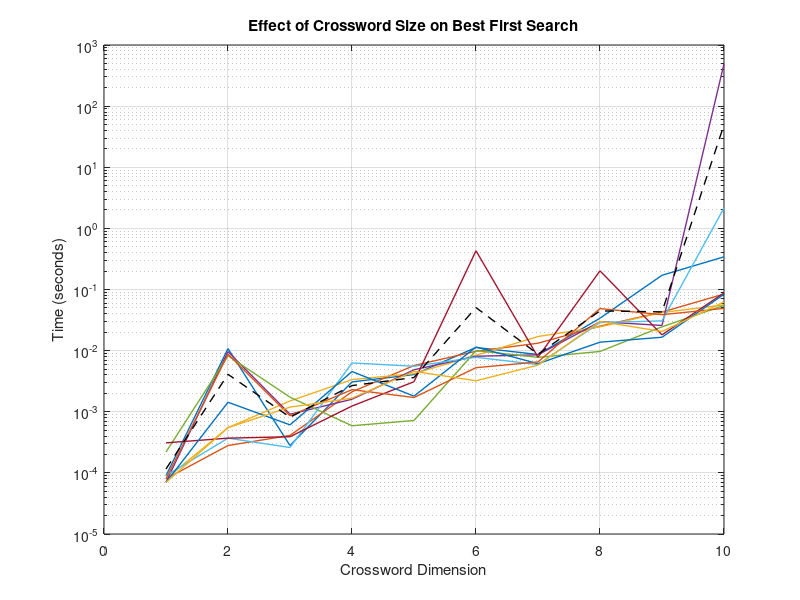

Reproduce this figure in MATLAB. (Note: this script raises an error after producing the figure.)
%% best first search: effect of crossword size on runtime 

d = [1, 2, 3, 4, 5, 6, 7, 8, 9, 10];
times = [9e-05, 0.01079, 0.00028, 0.00308, 0.00406, 0.01127, 0.00864, 0.03393, 0.17092, 0.34245; ... 
    8e-05, 0.00028, 0.00041, 0.00212, 0.0057, 0.00976, 0.01323, 0.02515, 0.04269, 0.08431; ...
    8e-05, 0.00055, 0.0015, 0.00336, 0.00421, 0.00838, 0.01702, 0.02448, 0.04193, 0.05611; ... 
    7e-05, 0.00966, 0.00091, 0.0016, 0.00486, 0.00809, 0.00854, 0.02975, 0.0258, 491.93657; ...
    0.00022, 0.00824, 0.00173, 0.00059, 0.00072, 0.01, 0.00776, 0.00969, 0.02452, 0.05498; ...
    9e-05, 0.00037, 0.00026, 0.00629, 0.00555, 0.00778, 0.00592, 0.02877, 0.03068, 2.15914; ...
    0.00031, 0.00037, 0.00039, 0.00124, 0.0031, 0.43063, 0.00781, 0.20233, 0.01812, 0.08785; ...
    7e-05, 0.00143, 0.00061, 0.00455, 0.0018, 0.01145, 0.00611, 0.01375, 0.01654, 0.08365; ...
    8e-05, 0.00872, 0.00086, 0.0023, 0.00171, 0.00526, 0.00653, 0.04875, 0.03871, 0.04911; ...
    7e-05, 0.00055, 0.00119, 0.00167, 0.00458, 0.00321, 0.0058, 0.03007, 0.02056, 0.06266];
figure;
semilogy(d, times', 'LineWidth', 1)
hold on
semilogy(d, mean(times), 'k--', 'LineWidth', 1)
hold off
grid on
title("Effect of Crossword Size on Best First Search")
xlabel("Crossword Dimension")
ylabel("Time (seconds)")
print(gcf,'bestFirst.png','-dpng','-r200');



[rho,pval] = corr(d', mean(times)','Type','Spearman');
disp(rho)
disp(pval)

%% actual best first search

d = [1, 2, 3, 4, 5, 6, 7, 8, 9, 10];
times = [0.0002, 0.00035, 0.00153, 0.00168, 0.00528, 0.00606, 0.01764, 0.03407, 0.02339, 2.21695; ...
    0.00011, 0.01083, 0.00075, 0.01317, 0.00431, 0.01082, 0.01131, 0.04113, 0.0434, 0.09941; ...
    0.00013, 0.0003, 0.0011, 0.00981, 0.0089, 0.02073, 0.00921, 0.02998, 0.08062, 5.51069; ...
    0.00012, 0.01273, 0.00086, 0.00536, 0.00417, 1.15463, 0.00319, 6.81482, 0.01627, 0.03394; ...
    0.00011, 0.00064, 0.00139, 0.00851, 0.0048, 0.01997, 0.01625, 0.04822, 0.04652, 0.11365; ...
    0.00026, 0.00052, 0.00101, 0.00563, 0.00581, 0.01567, 0.06451, 0.03205, 0.01057, 0.05706; ...
    0.0001, 0.00086, 0.00134, 0.00127, 0.01639, 0.19629, 0.02558, 0.04472, 0.04536, 0.08027; ...
    0.00015, 0.00037, 0.00157, 0.02381, 0.00381, 0.00723, 0.63698, 0.03339, 0.05471, 0.08546; ...
    0.00012, 0.00023, 0.00062, 0.00404, 0.03791, 0.00981, 0.00877, 0.07104, 0.08732, 1130.84072; ...
    0.00031, 0.00049, 0.00196, 0.00698, 0.00244, 0.05679, 0.00909, 46.46974, 0.2284, 0.11233];
figure;
semilogy(d, times', 'LineWidth', 1)
hold on
semilogy(d, mean(times), 'k--', 'LineWidth', 1)
hold off
grid on
title("Effect of Crossword Size on (Real) Best First Search")
xlabel("Crossword Dimension")
ylabel("Time (seconds)")
print(gcf,'RealBestFirst.png','-dpng','-r200');



[rho,pval] = corr(d', mean(times)','Type','Spearman');
disp(rho)
disp(pval)
%% effect of crossword size on beam search
d= [1, 2, 3, 4, 5, 6, 7, 8, 9, 10];
t= [0.0001, 0.00023, 0.00058, 0.00326, 0.00342, 0.01635, 0.00874, 0.05393, 0.01906, 0.04569; ...
    7e-05, 0.00345, 0.00069, 0.00433, 0.00697, 0.00494, 0.01775, 0.024, 0.03299, 0.36117; ...
    7e-05, 0.00015, 0.00045, 0.00379, 0.00802, 0.00578, 0.01501, 0.13329, 0.22475, 0.04817; ...
    7e-05, 0.00303, 0.00024, 0.01653, 0.00856, 0.01163, 0.01214, 0.01905, 0.02885, 0.09633; ...
    7e-05, 0.00329, 0.00079, 0.00184, 0.00356, 0.01482, 0.02471, 0.02811, 0.04923, 0.06827];

figure;
semilogy(d, t', 'LineWidth', 1)
hold on
semilogy(d, mean(t), 'k--', 'LineWidth', 1)
hold off
grid on
title("Effect of Crossword Size on Beam Search")
xlabel("Crossword Dimension")
ylabel("Time (seconds)")
print(gcf,'beamCrossSize.png','-dpng','-r200');


[rho,pval] = corr(d', mean(t)','Type','Spearman');
disp(rho)
disp(pval)

% beam size on the search: 
b= [1,4,10, 32, 100, 317, 1000, 3163, 10000, 31623];
t= [0.007, 0.07819, 0.08707, 0.08645, 0.08693, 0.08938, 0.08729, 0.08751, 0.08823, 0.08708;
    0.00501, 0.02032, 0.0202, 0.02011, 0.02144, 0.02249, 0.02019, 0.0203, 0.01937, 0.01945;
    0.00699, 27.79796, 15.15465, 15.42824, 15.42886, 15.41922, 15.61457, 15.50628, 15.43446, 15.69054;
    0.01283, 14.00413, 3.29904, 3.26806, 3.27093, 3.25834, 3.25984, 3.28088, 3.25486, 3.27064;
    0.00831, 0.49136, 0.72111, 0.71716, 0.71494, 0.71788, 0.72595, 0.72014, 0.71439, 0.7204];
success= [0, 1, 1, 1, 1, 1, 1, 1, 1, 1;
    0, 1, 1, 1, 1, 1, 1, 1, 1, 1;
    0, 1, 1, 1, 1, 1, 1, 1, 1, 1;
    0, 0, 1, 1, 1, 1, 1, 1, 1, 1;
    0, 1, 1, 1, 1, 1, 1, 1, 1, 1];
figure;
subplot(1,2,1)
loglog(b, t', 'LineWidth', 1)
hold on
loglog(b, mean(t), 'k--', 'LineWidth', 1)
hold off
grid on
title("Effect of Beam Size on Beam Search")
xlabel("Beam Size")
ylabel("Time (seconds)")

subplot(1,2,2)
semilogx(b, sum(success,1) ./ length(t(:,1)), "LineWidth", 1)
title("Percent Success of Beam Search")
xlabel("Beam Size")
ylabel("Propotion of Successful Trials")
set(gcf, 'Position',  [100, 100, 1000, 400])

print(gcf,'beamBeamSize.png','-dpng','-r200');


%% Beam Search: Heuristic Compare

t= [0.04891, 0.02547, 0.03633, 0.03009, 0.03712, 1.78041, 0.03668, 1.13381, 23.19986, 0.02819, 0.03492, 0.01468, 0.03012, 0.0326, 0.05293; 
    0.0458, 0.02554, 0.03699, 0.04699, 0.03598, 0.86821, 0.04194, 0.05748, 0.05447, 0.0305, 0.03837, 0.01566, 0.04662, 0.02618, 0.11994];

perc_filled= [0.515625, 0.53125, 0.515625, 0.515625, 0.515625, 0.515625, 0.515625, 0.515625, 0.515625, 0.515625, 0.515625, 0.515625, 0.515625, 0.515625, 0.515625;
    0.515625, 0.53125, 0.515625, 0.515625, 0.515625, 0.515625, 0.515625, 0.515625, 0.515625, 0.515625, 0.515625, 0.515625, 0.515625, 0.53125, 0.515625];

perc_inter= [0.203125, 0.0625, 0.109375, 0.078125, 0.171875, 0.09375, 0.09375, 0.09375, 0.15625, 0.046875, 0.078125, 0.0625, 0.078125, 0.0625, 0.140625; 
    0.203125, 0.0625, 0.109375, 0.140625, 0.171875, 0.109375, 0.15625, 0.09375, 0.078125, 0.078125, 0.09375, 0.09375, 0.125, 0.078125, 0.15625];

means_t= [mean(t(1,:)), mean(t(2,:))];
stds_t= [std(t(1,:)), std(t(2,:))];
means_perc_filled = [mean(perc_filled(1,:)), mean(perc_filled(2,:))];
stds_perc_filled = [std(perc_filled(1,:)), std(perc_filled(2,:))];
means_perc_inter = [mean(perc_inter(1,:)), mean(perc_inter(2,:))];
stds_perc_inter = [std(perc_inter(1,:)), std(perc_inter(2,:))];

vec= [1,2];
col_vec= ['b', 'r'];

figure;
hold on
for i= 1:length(vec)
    b(i) = bar(vec(i), means_t(i), col_vec(i));
    errorbar(vec(i), means_t(i), stds_t(i), stds_t(i), 'Color', 'k', 'LineWidth', 1.5);
end
hold off
xticks([1,2])
xticklabels(["Percent Filled", "Percent Intersections"]);
ylabel("Runtime (s)")
title("Runtimes of % Filled vs % Intersections Heuristics")
print(gcf,'heuristicsTime.png','-dpng','-r200');

figure;
subplot(1,2,1)
hold on
for i= 1:length(vec)
    b(i) = bar(vec(i), means_perc_filled(i), col_vec(i));
    errorbar(vec(i), means_perc_filled(i), stds_perc_filled(i), stds_perc_filled(i), 'Color', 'k', 'LineWidth', 1.5);
end
hold off
xticks([1,2])
xticklabels(["Percent Filled", "Percent Intersections"]);
ylabel("Proportion Filled")
title("Percent Filled of % Filled vs % Intersections Heuristics")

subplot(1,2,2)
hold on
for i= 1:length(vec)
    b(i) = bar(vec(i), means_perc_inter(i), col_vec(i));
    errorbar(vec(i), means_perc_inter(i), stds_perc_inter(i), stds_perc_inter(i), 'Color', 'k', 'LineWidth', 1.5);
end
hold off
xticks([1,2])
xticklabels(["Percent Filled", "Percent Intersections"]);
ylabel("Proportion of Intersections")
title("Percent Intersecions of % Filled vs % Intersections Heuristics")
set(gcf, 'Position',  [100, 100, 1000, 400])
print(gcf,'heuristicsComparePerc.png','-dpng','-r200');

[h, p] = ttest2(perc_inter(1,:), perc_inter(2,:))
disp("Difference between heuristics: intersections")
disp(p)

%% Brute vs Best vs Beam search: Dictionary Size
d= [3, 4, 5, 6, 8, 10, 14, 18, 24, 32, 43, 57, 75, 100, 134, 178, 238, 317, 422, 563];
times= [0.02411, 0.00956, 0.13084, 0.63229, 0.00392, 0.02046, 0.1272, 0.12645, 21.79128, 8.46802, 0.80039, 0.04791, 75.73428, 24.00258, 87.05092, 0.84514, 576.91045, 284.71842, 2443.89023, 111.63773; ...
    0.00124, 0.00142, 0.00235, 0.00142, 0.00078, 0.00284, 0.0012, 0.00211, 0.00269, 0.00052, 0.00156, 0.00052, 0.00132, 0.00218, 0.00185, 0.00092, 0.00132, 0.00088, 0.00091, 0.00163; ...
    0.00078, 0.00065, 0.00089, 0.0005, 0.00028, 0.00063, 0.00071, 0.00079, 0.0009, 0.0009, 0.00072, 0.00028, 0.0009, 0.00071, 0.0005, 0.00072, 0.00108, 0.0009, 0.00073, 0.00129];

figure; 
loglog(d, times, 'LineWidth', 1)
grid on
title("Effect of Dictionary Size on Brute Force vs Best First vs Beam Search")
xlabel("Dictionary size")
ylabel("Time (s)")
legend([ "Brute Force Search", "Best First Search", "Beam Search"]);
print(gcf,'dictSizeCompareBBB.png','-dpng','-r200');

disp("Best First Ratio:")
[rho,pval] = corr(log(d)',log(times(1,:) ./ times(2, :))','Type','Spearman');
disp(rho)
disp(pval)

disp("Beam Search ratio:")
[rho,pval] = corr(log(d)',log(times(1,:) ./ times(3,:))','Type','Spearman');
disp(rho)
disp(pval)
%% Brute Force vs Best First search: Dictionary Size

n= [3, 4, 5, 6, 8, 10, 14, 18, 24, 32, 43, 57, 75, 100, 134, 178, 238, 317, 422, 563];
t_beam= [0.00061, 0.00044, 0.00208, 0.00099, 0.00158, 0.00184, 0.00166, 0.00195, 0.00321, 0.00274, 0.0067, 0.00173, 0.00384, 0.00148, 0.0019, 0.00393, 0.00047, 0.00134, 0.00082, 0.00185];
t_brute= [0.00228, 0.00481, 0.03199, 0.02808, 0.21978, 1.66596, 2.70629, 0.07853, 0.45493, 226.34261, 0.5123, 7.04018, 110.81302, 23.24506, 17.68329, 77.09597, 0.81596, 127.4171, 0.47676, 81.47015];

figure; 
subplot(1,2, 1)
loglog(n, [t_beam; t_brute], 'LineWidth', 1)
grid on
title("Effect of Dictionary Size on Brute Force vs Best First Search")
xlabel("Dictionary size")
ylabel("Time (s)")
legend(["Best First Search", "Brute Force Search"]);

mult= t_brute ./ t_beam;
%mult= [mult(1:7) , mult(9:end)];
n_mod= [n(1:7), n(9:end)];
subplot(1,2,2)
loglog(n, mult, 'LineWidth', 1)
grid on
xlabel("Dictionary Size")
ylabel("t_{brute} / t_{beam}")
title("Dictionary Size vs Ratio of Runtimes between Brute Force and Best First search")
set(gcf, 'Position',  [100, 100, 1000, 400])
print(gcf,'dictSizeCompare.png','-dpng','-r200');

[rho,pval] = corr(log(n)',log(mult)','Type','Spearman');
disp(rho)
disp(pval)

%% Brute vs Best vs Beam Search: Crossword Size
max_d = 4;
num_trials= 5;

n= [1, 2, 3, 4];
t_brute= [0.00036, 0.01325, 0.00908, 0.11064; ...
            0.00048, 0.00973, 0.0094, 0.10234;...
            0.00026, 0.00894, 0.01902, 1.48681;...
            0.00025, 0.0127, 0.15342, 73.96591;...
            0.00024, 0.0043, 5.34867, 53.26026];
t_best= [0.0001, 0.00043, 0.0006, 0.0018; ...
            0.00012, 0.00103, 0.00152, 0.00079; ...
            8e-05, 0.00073, 0.00111, 0.00079; ...
            8e-05, 0.00993, 0.00169, 0.00264; ...
            9e-05, 0.00126, 0.00066, 0.00581];
t_beam= [5e-05, 0.00036, 0.00034, 0.00052; ...
            5e-05, 0.00019, 0.00021, 0.00064; ...
            5e-05, 0.00018, 0.00029, 0.00031; ...
            5e-05, 0.00023, 0.00037, 0.00057; ...
            4e-05, 0.00051, 0.00044, 0.00096];
success_brute= [1, 1, 1, 1;
            1, 1, 1, 1; 
            1, 1, 1, 1;
            1, 1, 1, 1;
            1, 1, 1, 1];
success_best= [1, 1, 1, 1;
            1, 1, 1, 1; 
            1, 1, 1, 1;
            1, 1, 1, 1;
            1, 1, 1, 1];    
success_beam= [1, 0, 0, 0; ...
                1, 0, 0, 0; ...
                1, 0, 0, 0; ... 
                1, 0, 0, 0; ...
                1, 0, 0, 0];
avg_t_brute= mean(t_brute);
avg_t_best= mean(t_best);
avg_t_beam= mean(t_beam);

figure;
loglog(n, avg_t_brute, '--b', "LineWidth", 1)
hold on
loglog(n, avg_t_best, '--r', "LineWidth", 1)
loglog(n, avg_t_beam, '--g', "LineWidth", 1)
loglog(n, t_brute, 'bo')
loglog(n, t_best, 'ro')
loglog(n, t_beam, 'go')
%legend(["Brute Force", "Best First", "Beam"])
title("Comparison of All Search Algorithms: Crossword Size")
xlabel("Crossword Dimension")
ylabel("Runtime (s)")
grid on
print(gcf,'crossSizeCompareBBBbad.png','-dpng','-r200');
hold off


%% brute force vs Beam Search: Crossword Size
d= [1, 2, 3, 4, 5];
t_brute= [0.00036, 0.00263, 1.12733, 0.03444, 350.21338];
t_beam= [0.00017, 0.00057, 0.00113, 0.00074, 0.00351];

figure;
subplot(1,2,1)
semilogy(d, [t_beam; t_brute], 'LineWidth', 1)
grid on
title("Crossword Size vs Runtimes of Brute Force and Best First Search")
xlabel("Crossword dimension n x n")
ylabel("Runtime (s)")

subplot(1,2,2)
semilogy(d, t_brute ./ t_beam, 'LineWidth', 1)
grid on
title("Crossword Size vs Ratio of Brute Force and Best First Search Performance")
xlabel("Crossword dimension n x n")
ylabel("t_{brute} / t_{beam}")
set(gcf, 'Position',  [100, 100, 1000, 400])
print(gcf,'crossSizeCompare.png','-dpng','-r200');

[rho,pval] = corr(d',log(t_brute ./ t_beam)','Type','Spearman');
disp(rho)
disp(pval)

%% worst case comparison
t_brute = [0.09961, 0.99833, 0.03102, 0.07785, 2.99229, 0.62203, 0.48811, 0.02659, 0.30793, 0.65014, 0.47187, 0.42545, 2.53048, 1.13961, 0.05127, 0.089, 2.55733, 0.66651, 2.11315, 0.88357, 0.31727, 0.31707, 0.35096, 0.79674, 0.27624, 0.70328, 0.0495, 0.21948, 0.15001, 0.2276, 0.05868, 0.08744, 0.09727, 0.64246, 0.05471, 0.23213, 0.37781, 1.26825, 0.33967, 0.01925, 0.02934, 1.22914, 0.1416, 0.16349, 0.02875, 1.25272, 0.46392, 1.38835, 1.08007, 0.06407];
t_best = [0.13951, 5.84267, 0.03547, 0.10591, 52.27723, 2.2632, 1.62027, 0.03172, 0.72914, 2.08582, 0.80276, 0.90115, 20.18545, 1.99345, 0.04906, 0.10243, 26.38444, 1.02964, 20.8765, 2.01461, 0.74249, 0.74597, 0.80602, 3.04545, 0.6055, 2.72165, 0.05565, 0.39882, 0.24845, 0.29573, 0.07208, 0.15942, 0.16703, 2.01371, 0.12564, 0.43273, 0.85316, 8.61996, 0.73746, 0.02456, 0.03636, 6.97469, 0.22504, 0.27047, 0.0349, 7.22569, 0.94338, 6.4577, 6.33353, 0.07931];


means_t= [mean(t_brute), mean(t_best)];
stds_t= [std(t_brute), std(t_best)];
vec= [1,2];
col_vec= ['b', 'r'];

figure;
hold on
for i= 1:length(vec)
    b(i) = bar(vec(i), means_t(i), col_vec(i));
    errorbar(vec(i), means_t(i), stds_t(i), stds_t(i), 'Color', 'k', 'LineWidth', 1.5);
end
hold off
xticks([1,2])
xticklabels(["Brute Force", "Best First Search"]);
ylabel("Runtime (s)")
title("Worst Case Runtimes: Brute Force vs Best First Search")
print(gcf,'worstCaseComparison.png','-dpng','-r200');

[h, p] = ttest2(t_brute, t_best);
disp(p)

%% Worst case comparison (actual)
t_brute= [0.93606, 0.05798, 0.56351, 0.71779, 0.42603, 1.19643, 0.34996, 1.44382, 0.22656, 0.7965, 0.05319, 0.11304, 0.22216, 0.18617, 0.05374, 0.14668, 0.06083, 0.21406, 0.36173, 0.58962, 0.05643, 0.35935, 0.50001, 0.04289, 0.08643, 0.15461, 0.35001, 1.06158, 0.05621, 0.10799, 1.12554, 0.20278, 0.12974, 0.10175, 0.09512, 0.87554, 0.19763, 1.21434, 0.09445, 0.54704, 0.72156, 0.99048, 0.28172, 0.64979, 0.17822, 0.10402, 0.35319, 0.20576, 0.01386, 0.37722];
t_best= [0.00438, 0.00231, 0.00392, 0.00501, 0.006, 0.00587, 0.00321, 0.00485, 0.00371, 0.00474, 0.00428, 0.0058, 0.00303, 0.00437, 0.00322, 0.00577, 0.00271, 0.0029, 0.00427, 0.00404, 0.0015, 0.00331, 0.00424, 0.00218, 0.00273, 0.00257, 0.00305, 0.00468, 0.00229, 0.00226, 0.00524, 0.00316, 0.00368, 0.00315, 0.00268, 0.00397, 0.00308, 0.00466, 0.00213, 0.00423, 0.00388, 0.00538, 0.00325, 0.00464, 0.00272, 0.00232, 0.00362, 0.00333, 0.00143, 0.00316];
means_t= [mean(t_brute), mean(t_best)];
stds_t= [std(t_brute), std(t_best)];
vec= [1,2];
col_vec= ['b', 'r'];

figure;
hold on
for i= 1:length(vec)
    b(i) = bar(vec(i), means_t(i), col_vec(i));
    errorbar(vec(i), means_t(i), stds_t(i), stds_t(i), 'Color', 'k', 'LineWidth', 1.5);
end
hold off
xticks([1,2])
xticklabels(["Brute Force", "Best First Search"]);
ylabel("Runtime (s)")
title("Worst Case Runtimes: Brute Force vs Best First Search")
print(gcf,'ActualWorstCaseComparison.png','-dpng','-r200');

[h, p] = ttest2(t_brute, t_best);
disp(p)

%% Worst Case, all

t_brute= [0.0954, 0.15429, 0.01516, 0.32275, 0.27495, 0.02849, 0.64411, 1.19689, 0.67285, 0.59089, 0.01534, 0.27203, 0.36125, 0.3012, 0.08475, 1.75018, 1.02797, 0.08194, 0.64399, 0.15912, 1.14164, 0.15671, 0.02868, 0.11369, 0.17218, 0.10715, 0.37245, 1.74831, 0.04877, 0.18022, 0.08605, 0.29557, 1.87729, 0.16401, 0.09339, 0.63172, 0.15862, 1.18261, 0.02673, 0.27957, 0.08709, 0.31949, 0.08824, 0.50991, 0.09088, 0.04997, 0.11238, 0.04664, 1.02148, 0.05092];
t_best= [0.00284, 0.00265, 0.00134, 0.00332, 0.00338, 0.00196, 0.00402, 0.00422, 0.00396, 0.0047, 0.00133, 0.00365, 0.00326, 0.00314, 0.00199, 0.00489, 0.00462, 0.00195, 0.00346, 0.00283, 0.00456, 0.00261, 0.00206, 0.00235, 0.00282, 0.00251, 0.00357, 0.00492, 0.00204, 0.00328, 0.00223, 0.0037, 0.00491, 0.00273, 0.00186, 0.00376, 0.0023, 0.00418, 0.00149, 0.00309, 0.00227, 0.00314, 0.00273, 0.00549, 0.00242, 0.00188, 0.00201, 0.00201, 0.00434, 0.00235];
t_beam= [0.00813, 0.01331, 0.00463, 0.02388, 0.02786, 0.00546, 0.02795, 0.04038, 0.03057, 0.03084, 0.00379, 0.02937, 0.02029, 0.0267, 0.00881, 0.07288, 0.11815, 0.00877, 0.0265, 0.01584, 0.05455, 0.01339, 0.00645, 0.01126, 0.01811, 0.01031, 0.02385, 0.07614, 0.00772, 0.01466, 0.00869, 0.02833, 0.0595, 0.01114, 0.00794, 0.03976, 0.01466, 0.05568, 0.00613, 0.0172, 0.00849, 0.02471, 0.01068, 0.03624, 0.01121, 0.00796, 0.01169, 0.00709, 0.05517, 0.00686];
means_t= [mean(t_brute), mean(t_best), mean(t_beam)];
stds_t= [std(t_brute), std(t_best), std(t_beam)];
vec= [1,2, 3];
col_vec= ['b', 'r', 'g'];

figure;
hold on
for i= 1:length(vec)
    b(i) = bar(vec(i), means_t(i), col_vec(i));
    errorbar(vec(i), means_t(i), stds_t(i), stds_t(i), 'Color', 'k', 'LineWidth', 1.5);
end
hold off
xticks([1,2,3])
xticklabels(["Brute Force Search", "Best First Search", "Beam Search"]);
ylabel("Runtime (s)")
title("Worst Case Runtimes: Brute Force vs Best First vs Beam Search")
ylim([-0.1, 0.5])
print(gcf,'WorstCaseComparisonBBB.png','-dpng','-r200');

[h, p] = ttest2(t_brute, t_best);
disp("brute vs best")
disp(p)

[h, p] = ttest2(t_brute, t_beam);
disp("brute vs beam")
disp(p)

[h, p] = ttest2(t_best, t_beam);
disp("beast vs beam")
disp(p)
